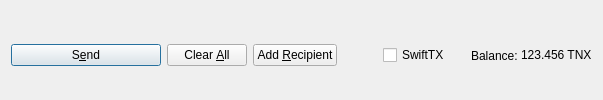
         <widget class="QFrame" name="frame_Send">
          <layout class="QHBoxLayout" name="horizontalLayout">
           <property name="bottomMargin">
            <number>0</number>
           </property>
           <item>
            <widget class="QPushButton" name="sendButton">
             <property name="minimumSize">
              <size>
               <width>150</width>
               <height>0</height>
              </size>
             </property>
             <property name="toolTip">
              <string>Confirm the send action</string>
             </property>
             <property name="text">
              <string>S&amp;end</string>
             </property>
             <property name="icon">
              <iconset resource="../TNX.qrc">
               <normaloff>:/icons/send</normaloff>:/icons/send</iconset>
             </property>
             <property name="autoDefault">
              <bool>false</bool>
             </property>
             <property name="default">
              <bool>true</bool>
             </property>
            </widget>
           </item>
           <item>
            <widget class="QPushButton" name="clearButton">
             <property name="sizePolicy">
              <sizepolicy hsizetype="Minimum" vsizetype="Fixed">
               <horstretch>0</horstretch>
               <verstretch>0</verstretch>
              </sizepolicy>
             </property>
             <property name="toolTip">
              <string>Clear all fields of the form.</string>
             </property>
             <property name="text">
              <string>Clear &amp;All</string>
             </property>
             <property name="icon">
              <iconset resource="../TNX.qrc">
               <normaloff>:/icons/remove</normaloff>:/icons/remove</iconset>
             </property>
             <property name="autoDefault">
              <bool>false</bool>
             </property>
            </widget>
           </item>
           <item>
            <widget class="QPushButton" name="addButton">
             <property name="toolTip">
              <string>Send to multiple recipients at once</string>
             </property>
             <property name="text">
              <string>Add &amp;Recipient</string>
             </property>
             <property name="icon">
              <iconset resource="../TNX.qrc">
               <normaloff>:/icons/add</normaloff>:/icons/add</iconset>
             </property>
             <property name="autoDefault">
              <bool>false</bool>
             </property>
            </widget>
           </item>
           <item>
            <spacer name="horizontalSpacer">
             <property name="orientation">
              <enum>Qt::Horizontal</enum>
             </property>
             <property name="sizeHint" stdset="0">
              <size>
               <width>40</width>
               <height>20</height>
              </size>
             </property>
            </spacer>
           </item>
           <item>
            <layout class="QHBoxLayout" name="horizontalLayout_2">
             <property name="spacing">
              <number>3</number>
             </property>
             <item>
              <widget class="QCheckBox" name="checkSwiftTX">
               <property name="enabled">
                <bool>true</bool>
               </property>
               <property name="minimumSize">
                <size>
                 <width>85</width>
                 <height>0</height>
                </size>
               </property>
               <property name="text">
                <string>SwiftTX</string>
               </property>
              </widget>
             </item>
             <item>
              <widget class="QLabel" name="label">
               <property name="text">
                <string>Balance:</string>
               </property>
              </widget>
             </item>
             <item>
              <widget class="QLabel" name="labelBalance">
               <property name="sizePolicy">
                <sizepolicy hsizetype="Preferred" vsizetype="Fixed">
                 <horstretch>0</horstretch>
                 <verstretch>0</verstretch>
                </sizepolicy>
               </property>
               <property name="cursor">
                <cursorShape>IBeamCursor</cursorShape>
               </property>
               <property name="text">
                <string notr="true">123.456 TNX</string>
               </property>
               <property name="textInteractionFlags">
                <set>Qt::LinksAccessibleByMouse|Qt::TextSelectableByKeyboard|Qt::TextSelectableByMouse</set>
               </property>
              </widget>
             </item>
            </layout>
           </item>
          </layout>
         </widget>
